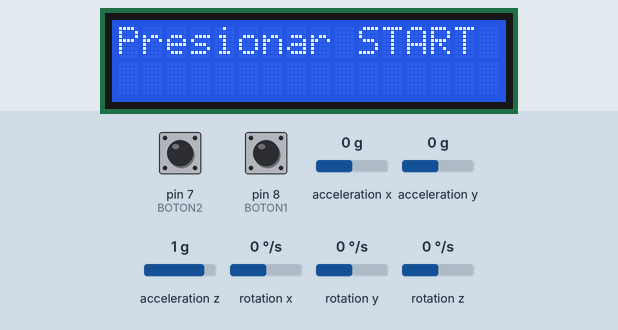
The sketch below on a simulated Arduino Uno, built with avr-gcc and run on an emulated ATmega328P. Parts: 16×2 character LCD. Inputs (shaded band) come from the test bench; at power-on: pin 8 (BOTON1) LOW, pin 7 (BOTON2) LOW, acceleration x 0 g, acceleration y 0 g, acceleration z 1 g, rotation x 0 °/s, rotation y 0 °/s, rotation z 0 °/s. What the sketch prints to the serial monitor is not drawn.

Above: at 7.2 s.
7.3 s: pin 8 (BOTON1) pulled HIGH for 1 s
At 10.2 s:
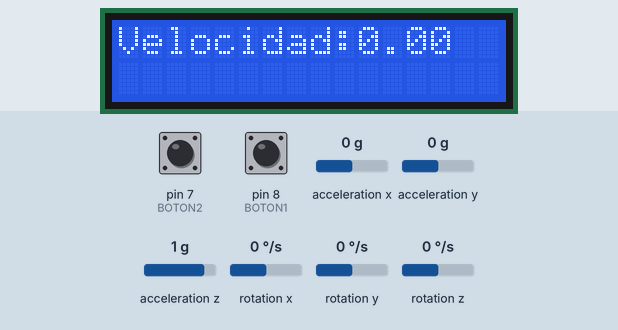
11.3 s: pin 7 (BOTON2) pulled HIGH for 1 s
At 12.3 s:
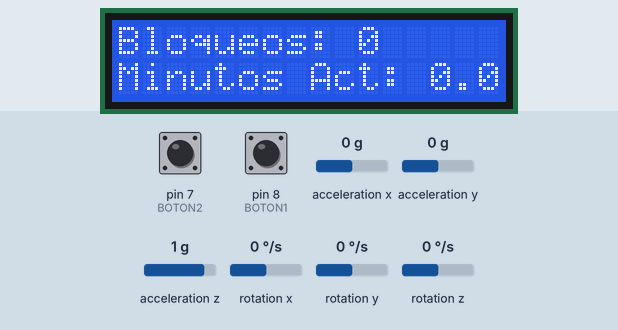
13.8 s: pin 8 (BOTON1) pulled HIGH for 3.2 s
At 15.4 s:
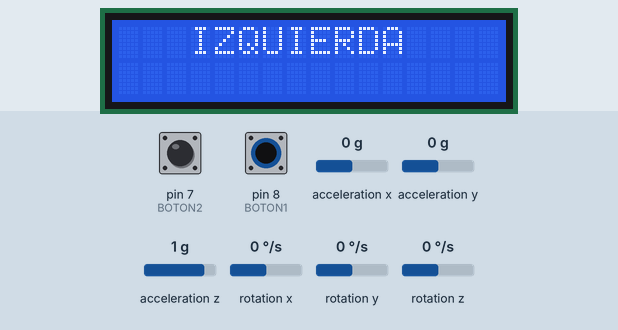
18.5 s: pin 7 (BOTON2) pulled HIGH for 1 s
At 20.1 s:
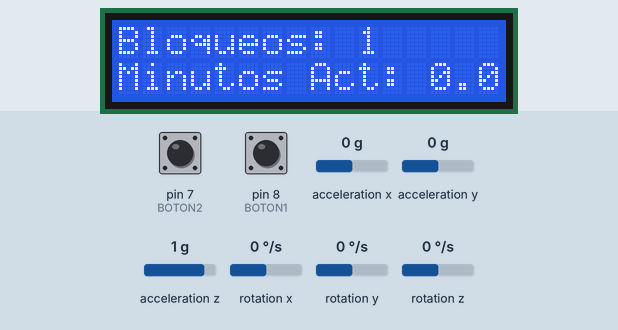
21.0 s: pin 7 (BOTON2) driven HIGH and pin 8 (BOTON1) driven HIGH
24.0 s: pin 7 (BOTON2) driven LOW
At 24.9 s:
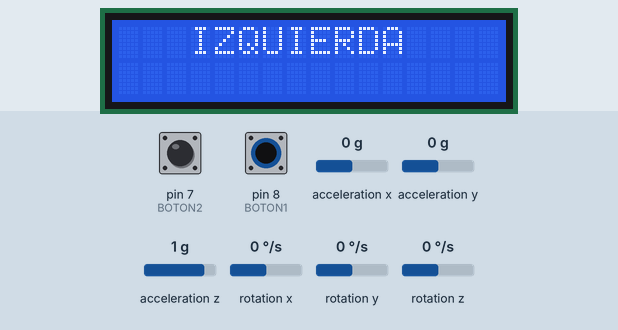
Timing chart, 0 to 26.9 s (numbered marks = the images above; inputs shaded):
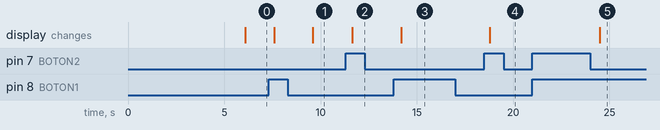

The sketch:

MPU6050.ino
```cpp
// Control del MPU6050 mediante la libreria I2C
// Libreria MPU6050.h requiere I2Cdev.h
// Libreria I2Cdev.h requiere Wire.h

#include "I2Cdev.h"
#include "MPU6050.h"
#include "Wire.h"
#include <LiquidCrystal.h>


// El MPU6050 presenta por defecto una direccion de 0x68
MPU6050 mpu;

// Creacion del objeto LCD (RS, EN, D4, D5, D6, D7)
LiquidCrystal lcd(12,11,2,3,4,5);

// Valores sin procesar (valores RAW) del acelerometro y giroscopio (ejes x, y, z)
int ax, ay, az; // rango por defecto: -2g a +2g
int gx, gy, gz; // rango por defecto: -250°/sec a +250°/sec


// Valores en el Sistema Internacional
const float accEscala = (2.0 * 9.81 )/ 32768.0;
const float gyroEscala = 250.0 / 32768.0;


////////////////////////////////// VARIABLES /////////////////////////////////////

String texto = "";  // texto de entrada
int boton1 = 0;     // flag para el botón START
float contP = 0;    // numero de pasos
int bloqueos = 0;   // numero de bloqueos
int cont = 0;       // flag de bloqueos
int pierna = 0;     // flag paso 0: vertical o atras, 1: delante

unsigned long tiempo1 = 0;          // inicio
unsigned long tiempo2 = 0;          // fin
unsigned long tiempo = 0;           // tiempo transcurrido
unsigned long tiempo_actividad = 0; // tiempo de actividad total

float cont_espera = 0;    // tiempo de espera entre un paso y el siguiente
int altura = 0;           // altura del paciente
float cte = 0.000f;       // constante para obtener la longitud del paso
float velocidad = 0.0;    // velocidad
float sum_vel = 0.0;      // sumatorio de la velocidad
int cont_vel = 0;         // contador de lecturas de la velocidad
float mean_vel = 0.0;     // velocidad media
float frecuencia;         // frecuencia
float actividad_min;      // tiempo de actividad en minutos


////////////////////////////////// FUNCIONES /////////////////////////////////////

void printMedidas()
{
  // Funcion que muestra los valores de salida de los sensores inerciales en el Sistema Internacional.

  Serial.print(F("a[x y z](m/s2):\t"));
  Serial.print(ax * accEscala); Serial.print("\t");
  Serial.print(ay * accEscala); Serial.print("\t");
  Serial.println(az * accEscala);
  Serial.print(F("g[x y z](deg/s):\t"));
  Serial.print(gx * gyroEscala); Serial.print("\t");
  Serial.print(gy * gyroEscala); Serial.print("\t");
  Serial.println(gz * gyroEscala);

}


void leerSerial()
{
  // Funcion que lee el Monitor Serie y comprueba si se introdujo algun texto.

  if (Serial.available()>0){
     texto = Serial.readString();
  }
}


void contarPasos()
{
  // Funcion que lee los valores del acelerometro y contabiliza los pasos realizados.


    cont_espera = cont_espera + 0.5; // contar el tiempo que tarda en dar un paso


    // VALORES PARA LA PIERNA
    // si la pierna izquierda esta hacia delante
    if ((ay * accEscala) >= 0.5) {
      if (pierna == 0){ // si antes la pierna estaba en posición de reposo
        pierna = 1;
      }
    // si la pierna esta en posicion vertical o hacia detras (posicion de reposo)
    } else {
      if (pierna == 1){ // si antes estaba en movimiento
        pierna = 0;
        cont_espera = 0;
        contP += 2;

      }
    }
}


////////////////////////////////////////////////////////// CONFIGURACIÓN DEL ///////////////////////////////////////////////////////////
//////////////////////////////////////////////////////////    PROGRAMA       ///////////////////////////////////////////////////////////


void setup()
{

  pinMode(8,INPUT); //BOTON1
  pinMode(7,INPUT); //BOTON2


  Serial.begin(9600); // Iniciar puerto serial
  Wire.begin();       // Iniciar I2C
  mpu.initialize();   // Iniciar mpu
  lcd.begin(16, 2);   // Iniciar LCD

  // Comprobar que el sensor esta iniciado correctamente
  if (mpu.testConnection()) Serial.println("Sensor se ha iniciado correctamente");
    else Serial.println("Se ha producido un error al iniciar el sensor");

  // Introducir la altura
  Serial.print("Introduce la altura del paciente (cm): ");
  delay(3000);

  // Mostrar la altura y convertirla a entero
  leerSerial();
  Serial.println(texto);
  altura = texto.toInt();

  // Introducir el sexo
  Serial.print("Introduce el sexo del paciente (hombre/mujer): ");
  delay(3000);

  // Mostrar el sexo
  leerSerial();
  Serial.println(texto);

  // Si se trata de una mujer
  if (texto == "mujer"){
    cte = 0.413f;

  // si se trata de un hombre
  } else {
    cte = 0.415f;
  }


  //Serial.println("Presionar START...");
  lcd.setCursor(0, 0);
  lcd.print("Presionar START");

}


////////////////////////////////////////////////////////// PROGRAMA PRINCIPAL ///////////////////////////////////////////////////////////

void loop()
{
  // PRESIONAR BOTON START
  if (digitalRead(8) == HIGH){

    boton1 = 1;              // cambiar el estado del boton
    tiempo1 = millis()/1000; // inicializar el tiempo
    lcd.clear();             // borrar el contenido del lcd


  }

  // INICIO DE LA MARCHA
  if (boton1 == 1){

    // Leer el tiempo en ese instante y dividirlo entre 1000 para obtener el tiempo en segundos
    tiempo2 = millis()/1000;
    mpu.getAcceleration(&ax, &ay, &az); // leer ejes del acelerometro
    mpu.getRotation(&gx, &gy, &gz);     // leer ejes del giroscopio

    //printMedidas();

    // PASOS
    contarPasos();

    // FRECUENCIA
    frecuencia = (contP/tiempo);

    //VELOCIDAD (Km/h)
    velocidad = frecuencia*60*60*cte*altura/100000.;

    // mientras entre un paso y el siguiente haya menos de 5 segundos
    if (cont_espera < 5){
      tiempo += tiempo2 - tiempo1;           // incrementar tiempo
      tiempo_actividad += tiempo2 - tiempo1; // incrementar tiempo actividad
      cont = 0;                              // contador a 0

      // si la velocidad es menor de 100
      if (velocidad < 100){
        sum_vel = sum_vel + velocidad ; // sumar velocidad al total
        cont_vel ++;                    // incrementar contador

        // mostrar velocidad
        lcd.setCursor(0, 0);
        lcd.print("Velocidad:");
        lcd.setCursor(10, 0);
        lcd.print(velocidad);
        //Serial.print("Velocidad:");
        Serial.println(velocidad);
        //Serial.println(" Km/h");

      }

    }


    // Actualizar tiempo
    tiempo1 = tiempo2;


    // Si tarda más de 5 segundos en dar el siguiente paso
    if (cont_espera >= 5){

      cont++; // incrementar contador

      // la primera vez que detecta el bloqueo
      if (cont == 1){
        bloqueos++; // incrementar el número de bloqueos
      }

      // mostrar en el lcd un mensaje de aviso
      lcd.clear();
      lcd.setCursor(3, 0);
      lcd.print("IZQUIERDA");
      //Serial.println("IZQUIERDA");

      // restart
      tiempo = 0;
      contP = 0;

    }

  }


  // FIN DE LA MARCHA
  if (digitalRead(7)==HIGH){
    boton1 = 0;
    lcd.clear();

    // Número de bloqueos
    lcd.setCursor(0,0);
    lcd.print("Bloqueos:");
    lcd.setCursor(10, 0);
    lcd.print(bloqueos);

    Serial.print(F("Número de bloqueos:\t"));
    Serial.println(bloqueos);

    // Tiempo total de actividad
    lcd.setCursor(0, 1);
    lcd.print("Minutos Act:");
    lcd.setCursor(13, 1);
    actividad_min = tiempo_actividad/60.;
    lcd.print(actividad_min);

    Serial.print(F("Tiempo de actividad:\t"));
    Serial.print(actividad_min);
    Serial.println(" min");

    // Velocidad media
    Serial.print(F("Velocidad media:\t"));
    mean_vel = sum_vel/cont_vel;
    Serial.print(mean_vel);
    Serial.print(" Km/h");

  }

  delay(500); // leer cada medio segundo

}
```

Measured:
- after the input at 7.3 s, the display: first changes after 0.28 s (image 1 shows a later state)
- after the input at 11.3 s, the display: changes after 0.35 s (image 2)
- after the input at 13.8 s, the display: changes after 0.39 s (image 3)
- after the input at 18.5 s, the display: changes after 0.29 s (image 4)
- after the input at 21.0 s, every drawn part: stays the same
- after the input at 24.0 s, the display: changes after 0.50 s (image 5)
